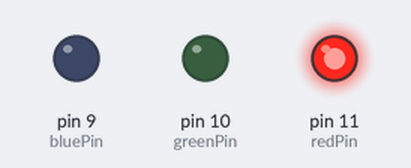
Recording of a sketch running on a simulated Arduino Uno, built with avr-gcc and run on an emulated ATmega328P. Parts: output pins drawn as LEDs (lit = HIGH).

Above: at 0.2 s.
At 1.2 s:
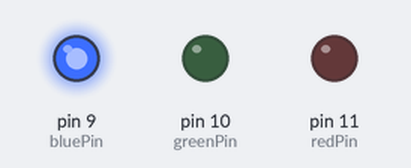
At 1.7 s:
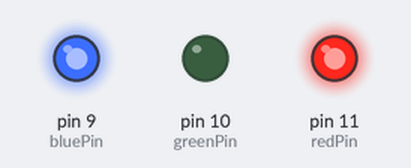
At 3.2 s:
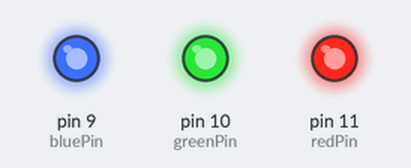
At 5.7 s:
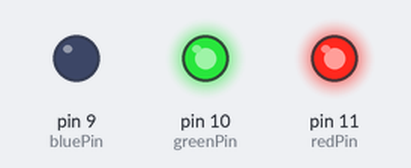
At 7.7 s:
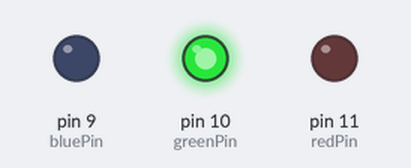
Timing chart, 0 to 8.1 s (numbered marks = the images above):
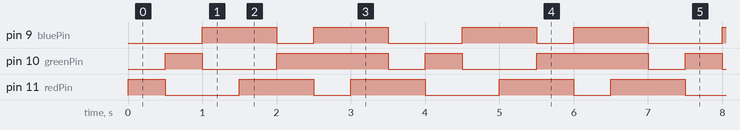

Measured:
- by itself, pin 9 (bluePin): repeats every 3.5 s: LOW 0.50 s, HIGH 1.0 s, LOW 1.0 s, HIGH 1.0 s
- by itself, pin 10 (greenPin): repeats every 3.5 s: LOW 1.0 s, HIGH 1.5 s, LOW 0.50 s, HIGH 0.50 s
- by itself, pin 11 (redPin): repeats every 3.5 s: LOW 1.0 s, HIGH 1.0 s, LOW 0.50 s, HIGH 1.0 s

The sketch:

police_light.ino
```cpp
const int redPin = 11;
const int greenPin = 10;
const int bluePin = 9;

void setup() {
  pinMode(redPin, OUTPUT);
  pinMode(greenPin, OUTPUT);
  pinMode(bluePin, OUTPUT);
}

void loop() {
  // Red LED
  digitalWrite(redPin, HIGH);
  digitalWrite(greenPin, LOW);
  digitalWrite(bluePin, LOW);
  delay(500);

  // Green
  digitalWrite(redPin, LOW);
  digitalWrite(greenPin, HIGH);
  digitalWrite(bluePin, LOW);
  delay(500);

  // Blue
  digitalWrite(redPin, LOW);
  digitalWrite(greenPin, LOW);
  digitalWrite(bluePin, HIGH);
  delay(500);

  // Purple
  digitalWrite(redPin, HIGH);
  digitalWrite(greenPin, LOW);
  digitalWrite(bluePin, HIGH);
  delay(500);

  // Orange
  digitalWrite(redPin, HIGH);
  digitalWrite(greenPin, HIGH);
  digitalWrite(bluePin, LOW);
  delay(500);

  digitalWrite(redPin, LOW);
  digitalWrite(greenPin, HIGH);
  digitalWrite(bluePin, HIGH);
  delay(500);

    digitalWrite(redPin, HIGH);
  digitalWrite(greenPin, HIGH);
  digitalWrite(bluePin, HIGH);
  delay(500);

}
```
